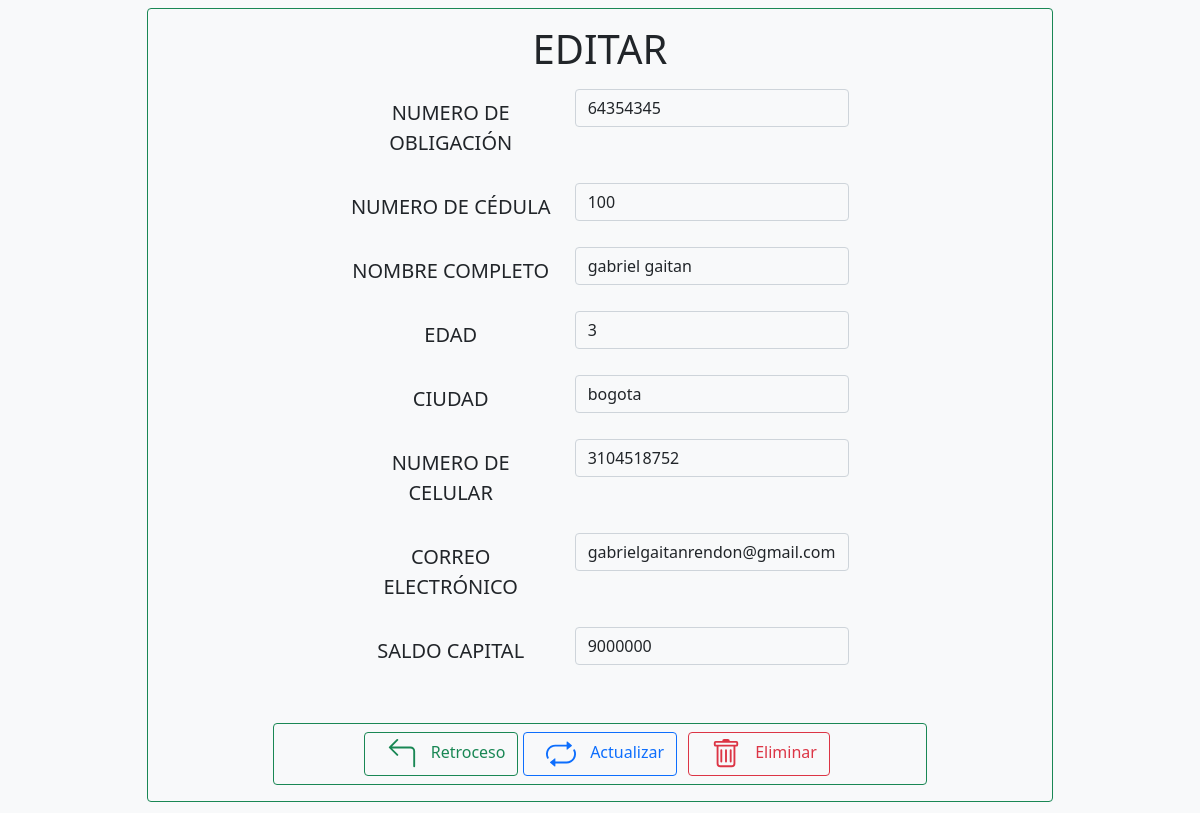
Page /forms/clientes/actions/editar_cliente.php?inNumobligClnt=64354345 on the committed database.
### tables this page shows
CREATE TABLE `infclient` (
  `numobligacion` bigint(20) NOT NULL COMMENT 'numero de obligación a pagar de cliente',
  `idcliente` varchar(11) NOT NULL COMMENT 'numero de identificacion de cliente con deuda',
  `nombrecliente` varchar(50) NOT NULL COMMENT 'nombre de el cliente',
  `edad` int(100) NOT NULL COMMENT 'edad de el cliente',
  `ciudadresidencia` varchar(50) DEFAULT NULL COMMENT 'ciudad de donde reside el cliente',
  `numcelular` varchar(10) DEFAULT NULL COMMENT 'numero de celular de cliente',
  `correocliente` varchar(50) DEFAULT NULL COMMENT 'correo de cliente ',
  `saldocapital` int(11) NOT NULL COMMENT 'el 50% de este valor, sera el min a cobrar',
  `saltototal` int(11) NOT NULL COMMENT 'este valor será el mayor a cobrar'
);

### forms/clientes/actions/editar_cliente.php (the view, shortened to what this page needs)
<?php
    include('../../../conexion/con_database.php');
    $numOblUpdate = $_GET['inNumobligClnt'];
    $querySelect = "SELECT * FROM infclient WHERE numobligacion LIKE '" .$numOblUpdate ."'";
    $respuesta = mysqli_query($conexion,  $querySelect);
    $resultado = mysqli_fetch_array($respuesta);
?>
<head>
    <link href="../../../css/bootstrap.min.css" rel="stylesheet">
</head>
<body class="bg-light p-2 row justify-content-center">
    <form class="border border-success rounded w-75 p-3" method="POST" action="acciones_clientes.php" >
    <h1 class='text-center'>EDITAR</h1>
        <div class="text-center">
            <div class="form-group row mt-3 justify-content-center">
                <label class="col-sm-3 col-form-label-lg">NUMERO DE OBLIGACIÓN</label>
                <div class=col-sm-4>
                    <input class="form-control bg-light" type="text" readonly name="inNumobligClnt" value="<?php echo $resultado[0]?>"></input>
                </div>
            </div>
            <div class="form-group row mt-3 justify-content-center">
                <label class="col-sm-3 col-form-label-lg">NUMERO DE CÉDULA</label>
                <div class=col-sm-4>
                    <input class="form-control bg-light" type="text" name="inCedulaClnt" value='<?php echo $resultado[1]?>'></input>
                </div>
            </div>
            <div class="form-group row mt-3 justify-content-center">
                <label class="col-sm-3 col-form-label-lg" >NOMBRE COMPLETO </label>
                <div class=col-sm-4>
                    <input class="form-control bg-light" type="text" name="inNomClnt" value='<?php echo $resultado[2]?>'></input>
                </div>
            </div>
            <div class="form-group row mt-3 justify-content-center">
                <label class="col-sm-3 col-form-label-lg" > EDAD </label>
                <div class=col-sm-4>
                    <input class="form-control bg-light" type="number" name="inEdadClnt" value='<?php echo $resultado[3]?>'></input>
                </div>
            </div>
            <div class="form-group row mt-3 justify-content-center">
                <label class="col-sm-3 col-form-label-lg">CIUDAD</label>
                <div class=col-sm-4>
                    <input class="form-control bg-light" type="text" name="inCiudadClnt" value='<?php echo $resultado[4]?>'></input>
                </div>
            </div>
            <div class="form-group row mt-3 justify-content-center">
                <label class="col-sm-3 col-form-label-lg">NUMERO DE CELULAR</label>
                <div class=col-sm-4>
                    <input class="form-control bg-light" type="text" name="inNumCelClnt" value='<?php echo $resultado[5]?>'></input>
                </div>
            </div>
            <div class="form-group row mt-3 justify-content-center">
                <label class="col-sm-3 col-form-label-lg">CORREO ELECTRÓNICO</label>
                <div class=col-sm-4>
                    <input  class="form-control bg-light" type="email" name="inEmailClnt" value='<?php echo $resultado[6]?>'></input>
                </div>
            </div>
            <div class="form-groip row mt-3 justify-content-center">
                <label class="col-sm-3 col-form-label-lg">SALDO CAPITAL</label>
                <div class=col-sm-4>
                    <input class="form-control bg-light" type="number" name="inSaldoCap" value='<?php echo $resultado[7]?>'></input>
                </div>
            </div>
        </div>
        <div class='container border border-success rounded p-2 mt-5 w-75'>
            <div class="row">
                <div class="col-12 d-flex justify-content-center text-center">
                    <div class="col-3">
                        <button class="btn btn-outline-success" type='button' id='retroceso'>
                        Retroceso
                        </button>
                    </div>
                    <div class="col-3">
                        <button class="btn btn-outline-primary" type="submit">
                            Actualizar
                        </button>
                    </div>
                    <div class="col-3">
                        <button class="btn btn-outline-danger" type="submit" id='eliminar'>
                            Eliminar
                        </button>
                    </div>
                </div>
            </div>
        </div>
    </form>
</body>

### rows in the picture
infclient: inNumobligClnt "64354345", inCedulaClnt "100", inNomClnt "gabriel gaitan", inEdadClnt "3", inCiudadClnt "bogota", inNumCelClnt "3104518752", inEmailClnt "gabrielgaitanrendon@gmail.com", inSaldoCap "9000000"
